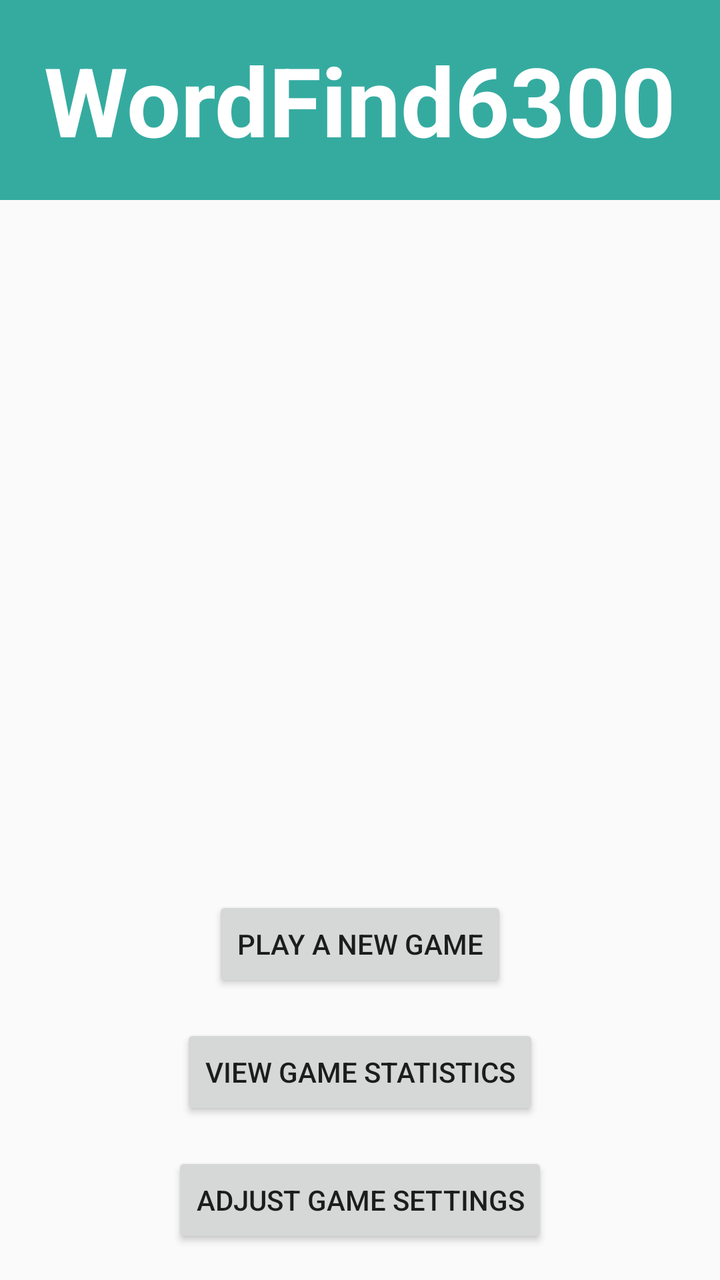
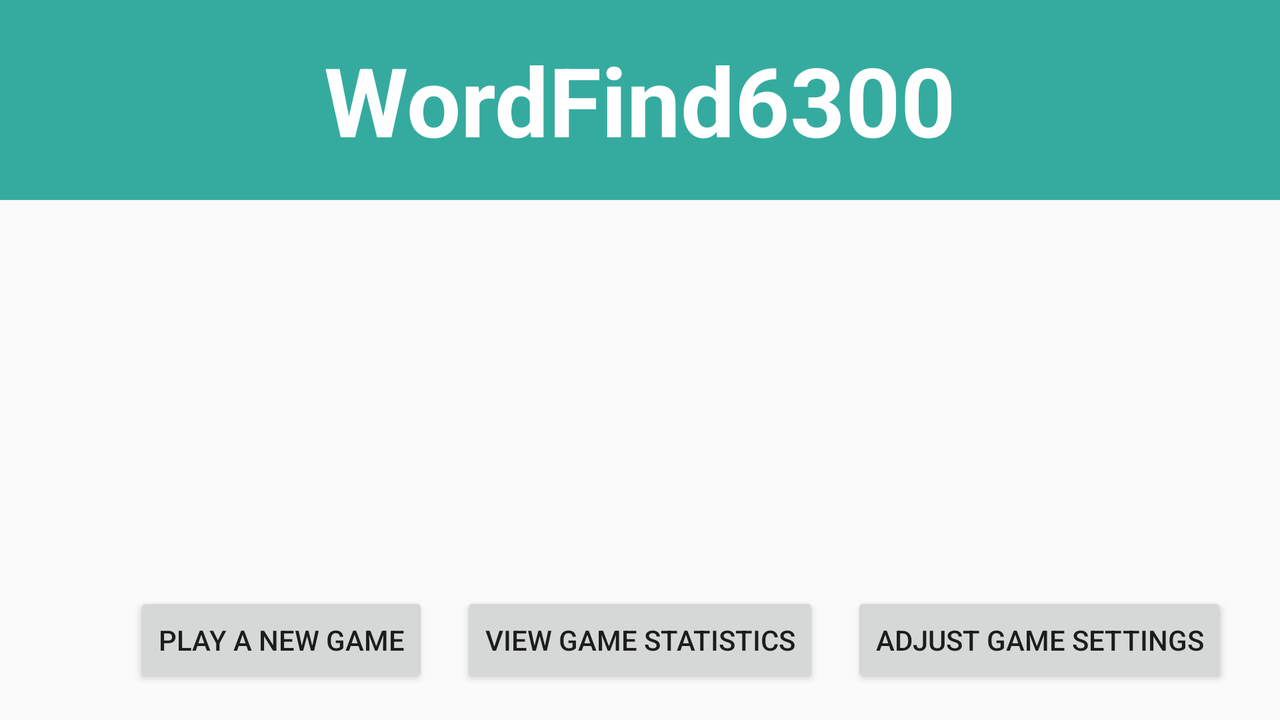

The same Android screen from two of the app's own layout files: first res/layout/ as a phone draws it, then the repository's variant for another configuration, drawn on a device whose configuration selects that folder. Both files follow.
<!-- AndroidManifest.xml: application theme AppTheme -->
<!-- res/layout/activity_main.xml -->
<?xml version="1.0" encoding="utf-8"?>
<androidx.constraintlayout.widget.ConstraintLayout xmlns:android="http://schemas.android.com/apk/res/android"
    xmlns:app="http://schemas.android.com/apk/res-auto"
    xmlns:tools="http://schemas.android.com/tools"
    android:layout_width="match_parent"
    android:layout_height="match_parent"
    tools:context=".MainActivity">

    <TextView
        android:id="@+id/textView14"
        android:layout_width="0dp"
        android:layout_height="100dp"
        android:background="#C9009688"
        android:gravity="center_horizontal|center_vertical"
        android:text="@string/app_name"
        android:textAlignment="center"
        android:textColor="#FFFFFF"
        android:textSize="48sp"
        android:textStyle="bold"
        app:layout_constraintEnd_toEndOf="parent"
        app:layout_constraintStart_toStartOf="parent"
        app:layout_constraintTop_toTopOf="parent" />

    <Button
        android:id="@+id/btn_new_game"
        android:layout_width="wrap_content"
        android:layout_height="wrap_content"
        android:layout_marginBottom="16dp"
        android:onClick="playGame"
        android:text="@string/btn_new_game"
        app:layout_constraintBottom_toTopOf="@+id/btn_game_statistics"
        app:layout_constraintEnd_toEndOf="@+id/btn_game_statistics"
        app:layout_constraintStart_toStartOf="@+id/btn_game_statistics" />

    <Button
        android:id="@+id/btn_game_statistics"
        android:layout_width="wrap_content"
        android:layout_height="wrap_content"
        android:layout_marginBottom="16dp"
        android:onClick="viewStatistics"
        android:text="@string/btn_game_statistics"
        app:layout_constraintBottom_toTopOf="@+id/btn_game_settings"
        app:layout_constraintEnd_toEndOf="@+id/btn_game_settings"
        app:layout_constraintStart_toStartOf="@+id/btn_game_settings" />

    <Button
        android:id="@+id/btn_game_settings"
        android:layout_width="wrap_content"
        android:layout_height="wrap_content"
        android:layout_marginBottom="16dp"
        android:onClick="changeSettings"
        android:text="@string/btn_game_settings"
        app:layout_constraintBottom_toBottomOf="parent"
        app:layout_constraintEnd_toEndOf="parent"
        app:layout_constraintStart_toStartOf="parent" />

    <ImageView
        android:id="@+id/imageView"
        android:layout_width="0dp"
        android:layout_height="0dp"
        android:layout_marginStart="32dp"
        android:layout_marginTop="32dp"
        android:layout_marginEnd="32dp"
        android:layout_marginBottom="32dp"
        app:layout_constraintBottom_toTopOf="@+id/btn_new_game"
        app:layout_constraintEnd_toEndOf="parent"
        app:layout_constraintStart_toStartOf="parent"
        app:layout_constraintTop_toBottomOf="@+id/textView14"
        app:srcCompat="@drawable/ic_grid_on_black_24dp" />
</androidx.constraintlayout.widget.ConstraintLayout>
<!-- resources referenced by this layout -->
<resources>
  <string name="app_name">WordFind6300</string>
  <string name="btn_game_settings">Adjust Game Settings</string>
  <string name="btn_game_statistics">View Game Statistics</string>
  <string name="btn_new_game">Play a New Game</string>
  <style name="AppTheme" parent="Theme.AppCompat.Light.NoActionBar">
          
          <item name="colorPrimary">@color/colorPrimary</item>
          <item name="colorPrimaryDark">@color/colorPrimaryDark</item>
          <item name="colorAccent">@color/colorAccent</item>
      </style>
  <color name="colorPrimary">#008577</color>
  <color name="colorPrimaryDark">#00574B</color>
  <color name="colorAccent">#D81B60</color>
</resources>
<!-- res/layout-land/activity_main.xml (the repository's variant of the layout above) -->
<!-- drawn on the phone turned sideways -->
<?xml version="1.0" encoding="utf-8"?>
<androidx.constraintlayout.widget.ConstraintLayout xmlns:android="http://schemas.android.com/apk/res/android"
    xmlns:app="http://schemas.android.com/apk/res-auto"
    xmlns:tools="http://schemas.android.com/tools"
    android:layout_width="match_parent"
    android:layout_height="match_parent"
    tools:context=".MainActivity">

    <TextView
        android:id="@+id/textView14"
        android:layout_width="0dp"
        android:layout_height="100dp"
        android:background="#C9009688"
        android:gravity="center_horizontal|center_vertical"
        android:text="@string/app_name"
        android:textAlignment="center"
        android:textColor="#FFFFFF"
        android:textSize="48sp"
        android:textStyle="bold"
        app:layout_constraintEnd_toEndOf="parent"
        app:layout_constraintStart_toStartOf="parent"
        app:layout_constraintTop_toTopOf="parent" />

    <Button
        android:id="@+id/btn_new_game"
        android:layout_width="wrap_content"
        android:layout_height="wrap_content"
        android:layout_marginEnd="16dp"
        android:onClick="playGame"
        android:text="@string/btn_new_game"
        app:layout_constraintBottom_toBottomOf="@+id/btn_game_statistics"
        app:layout_constraintEnd_toStartOf="@+id/btn_game_statistics"
        app:layout_constraintTop_toTopOf="@+id/btn_game_statistics" />

    <Button
        android:id="@+id/btn_game_statistics"
        android:layout_width="wrap_content"
        android:layout_height="wrap_content"
        android:layout_marginBottom="16dp"
        android:onClick="viewStatistics"
        android:text="@string/btn_game_statistics"
        app:layout_constraintBottom_toBottomOf="parent"
        app:layout_constraintEnd_toEndOf="parent"
        app:layout_constraintStart_toStartOf="parent" />

    <Button
        android:id="@+id/btn_game_settings"
        android:layout_width="wrap_content"
        android:layout_height="wrap_content"
        android:layout_marginStart="16dp"
        android:onClick="changeSettings"
        android:text="@string/btn_game_settings"
        app:layout_constraintBottom_toBottomOf="@+id/btn_game_statistics"
        app:layout_constraintStart_toEndOf="@+id/btn_game_statistics"
        app:layout_constraintTop_toTopOf="@+id/btn_game_statistics" />

    <ImageView
        android:id="@+id/imageView"
        android:layout_width="0dp"
        android:layout_height="0dp"
        android:layout_marginStart="32dp"
        android:layout_marginEnd="32dp"
        app:layout_constraintBottom_toTopOf="@+id/btn_game_statistics"
        app:layout_constraintEnd_toEndOf="parent"
        app:layout_constraintStart_toStartOf="parent"
        app:layout_constraintTop_toBottomOf="@+id/textView14"
        app:srcCompat="@drawable/ic_grid_on_black_24dp" />
</androidx.constraintlayout.widget.ConstraintLayout>
